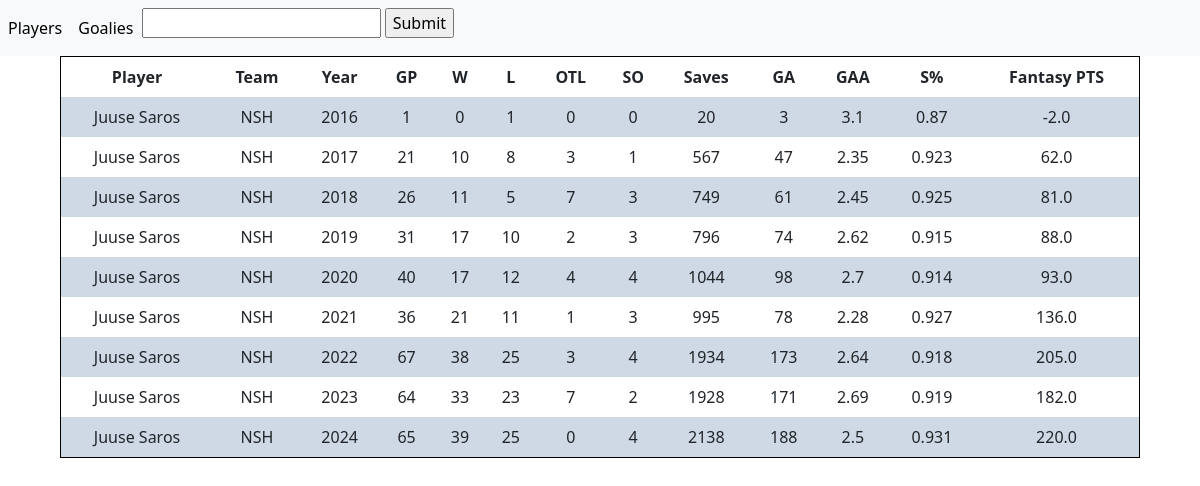
/goalie/8477424/, run on an earlier commit of the app's database.
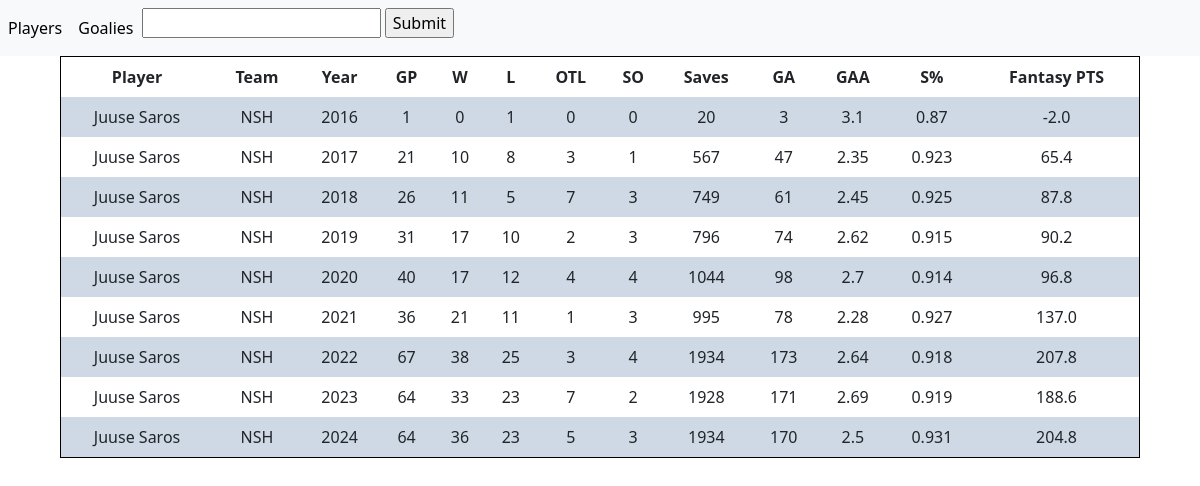
And on a later commit of the database.
### fantasy/models.py (models this page shows, shortened)
class GoalieStats(models.Model):
    player = models.ForeignKey(Player, on_delete=models.CASCADE)
    season = models.ForeignKey(Season, on_delete=models.CASCADE)
    team = models.ForeignKey(Team, on_delete=models.CASCADE, null=True)
    games = models.IntegerField(default = 0)
    wins = models.IntegerField(default = 0)
    losses = models.IntegerField(default = 0)
    ot = models.IntegerField(default = 0)
    shutouts = models.IntegerField(default = 0)
    saves = models.IntegerField(default = 0)
    powerPlaySaves = models.IntegerField(default = 0)
    shortHandSaves = models.IntegerField(default = 0)
    evenSaves = models.IntegerField(default = 0)
    powerPlayShots = models.IntegerField(default = 0)
    shortHandShots = models.IntegerField(default = 0)
    evenShots = models.IntegerField(default = 0)
    savePercentage = models.FloatField(default = 0)
    goalAgainstAverage = models.FloatField(default = 0)
    ppSavePercentage = models.FloatField(default = 0)
    shSavePercentage = models.FloatField(default = 0)
    evenSavePercentage = models.FloatField(default = 0)
    shotsAgainst = models.IntegerField(default = 0)
    goalsAgainst = models.IntegerField(default = 0)
    toi = models.CharField(max_length = 12, default = "N/A")
    fantasyPoints = models.FloatField(default = 0)

class Player(models.Model):
    name = models.CharField(max_length = 50, default = "")
    team = models.ForeignKey(Team, on_delete=models.CASCADE)
    number = models.IntegerField(default = -1)
    age = models.IntegerField(default = -1)
    height = models.CharField(max_length = 3, default = "X") #In foot, inches
    weight = models.IntegerField(default = -1) #in pounds
    id_num = models.IntegerField(default = -1) #Id num for NHL api
    country = models.CharField(max_length = 20, default = "N/A")
    position = models.CharField(max_length = 20, default = "N/A")
    pos_code = models.CharField(max_length = 3, default = "X")

class Team(models.Model):
    name = models.CharField(max_length = 50, default = "")
    division = models.CharField(max_length = 50, default = "")
    conference = models.CharField(max_length = 50, default = "")
    acronym = models.CharField(max_length = 3, default = "") #3 letter abreviation
    id_num = models.IntegerField(default = -1) #Id number for NHL api

class Season(models.Model):
    year = models.IntegerField()
    current_season = models.BooleanField(default = False) #marks which season is the current season

### fantasy/views.py (the view)
# urls.py: path("goalie/<int:id_num>/", views.goalie_details, name="goalie_details"),
def goalie_details(request, id_num):
    person = Player.objects.filter(id_num=id_num)[0]
    details = GoalieStats.objects.filter(player=person)
    players = Player.objects.all()
    context = {
        "players": players,
        "player_list": details
        }
    template = loader.get_template("goalies_details.html")
    return HttpResponse(template.render(context, request))

### templates/goalies_details.html (shortened to what this page needs)
{% load static %}
<!DOCTYPE html>
<html>
<link rel="stylesheet" type="text/css" href="{% static '\css\table_style.css' %}">
<head>
  <link href="https://cdn.jsdelivr.net/npm/bootstrap@5.3.0/dist/css/bootstrap.min.css" rel="stylesheet">
</head>
<body>
{% include 'navbar.html' %}
<div id="Players" class="tabcontent">
    <table id="player_table" class="base-table">
        <tr>
            <th>Player</th>
            <th>Team</th>
            <th>Year</th>
            <th>GP</th>
            <th>W</th>
            <th>L</th>
            <th>OTL</th>
            <th>SO</th>
            <th>Saves</th>
            <th>GA</th>
            <th>GAA</th>
            <th>S%</th>
            <th>Fantasy PTS</th>
        </tr>
        {% for stat in player_list %}
            <tr onmouseenter="highlightRow(this)" onmouseleave="unhighlightRow(this)">
                <td>{{stat.player.name}}</td>
                <td>{{stat.team.acronym}}</td>
                <td>{{stat.season.year}}</td>
                <td>{{stat.games}}</td>
                <td>{{stat.wins}}</td>
                <td>{{stat.losses}}</td>
                <td>{{stat.ot}}</td>
                <td>{{stat.shutouts}}</td>
                <td>{{stat.saves}}</td>
                <td>{{stat.goalsAgainst}}</td>
                <td>{{stat.goalAgainstAverage}}</td>
                <td>{{stat.savePercentage}}</td>
                <td>{{stat.fantasyPoints}}</td>
            </tr>
        {% endfor %}
    </table>
</div>
</body>
</html>

What changed in the data, as far as the page shows it:
changed GoalieStats (number 2 of 9 on the later page): fantasyPoints "62.0" → "65.4"
changed GoalieStats (number 3 of 9 on the later page): fantasyPoints "81.0" → "87.8"
changed GoalieStats (number 4 of 9 on the later page): fantasyPoints "88.0" → "90.2"
changed GoalieStats (number 5 of 9 on the later page): fantasyPoints "93.0" → "96.8"
changed GoalieStats (number 6 of 9 on the later page): fantasyPoints "136.0" → "137.0"
changed GoalieStats (number 7 of 9 on the later page): fantasyPoints "205.0" → "207.8"
changed GoalieStats (number 8 of 9 on the later page): fantasyPoints "182.0" → "188.6"
changed GoalieStats (number 9 of 9 on the later page): games "65" → "64"; wins "39" → "36"; losses "25" → "23"; ot "0" → "5"; shutouts "4" → "3"; saves "2138" → "1934"; goalsAgainst "188" → "170"; fantasyPoints "220.0" → "204.8"
